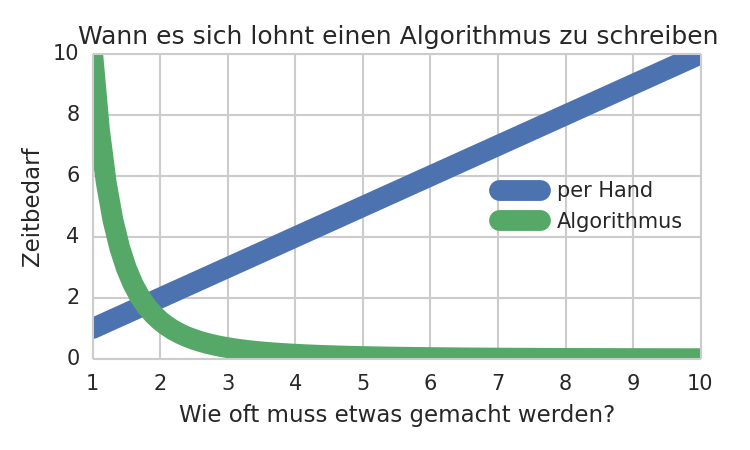

Reproduce this figure in Python.
# -*- coding: utf-8 -*-
# <nbformat>3.0</nbformat>

# <codecell>

import numpy as np
%matplotlib inline
import matplotlib.pyplot as plt
import seaborn as sns
sns.set_style("whitegrid")

# <codecell>

wieoft = np.arange(1, 11, 0.1)
manuell = np.arange(1,11, 0.1)
algorithm = 10./wieoft**3.0

# <headingcell level=3>

# Plot it

# <codecell>

plt.figure(figsize=(5,3))
plt.plot(wieoft, manuell, label='per Hand', linewidth=10)
plt.plot(wieoft, algorithm, label='Algorithmus', linewidth=10)
plt.xlabel('Wie oft muss etwas gemacht werden?')
plt.ylabel('Zeitbedarf')
plt.legend(loc=5)
plt.xlim(1,10)
plt.ylim(0,10)
plt.title('Wann es sich lohnt einen Algorithmus zu schreiben')

plt.tight_layout()
plt.savefig('WhenToWriteAnAlgorithm.png', dpi=150)

# <codecell>


